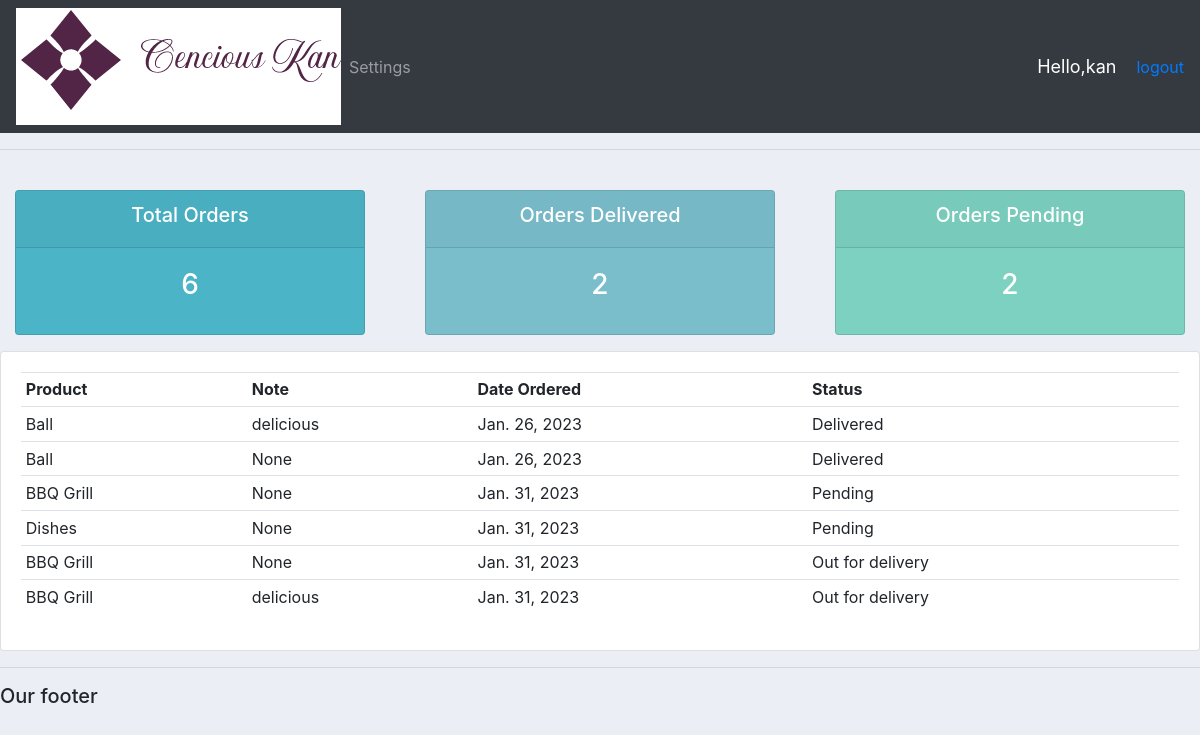
Page /user/ (signed in) on the committed database.
### accounts/models.py (models this page shows)
class Order(models.Model):
    STATUS=(
            ('Pending', 'pending'),
            ('Out for delivery', 'out for delivery'),
            ('Delivered', 'delivered'),
        )
    customer= models.ForeignKey(Customer, null=True, on_delete=models.SET_NULL)
    products= models.ForeignKey(Product, null=True, on_delete=models.SET_NULL)
    date_created=models.DateField(auto_now_add=True, null=True)
    status= models.CharField(max_length=200, null=True, choices=STATUS)
    note = models.CharField(max_length=1000,null=True)
    def __str__(self):
        return self.products.name

class Product(models.Model):
    CATEGORY=(
        ('Indoor','Indoor'),
        ('Outdoor', 'outdoor'),
    )
    name=models.CharField(max_length=200, null=True)
    price=models.FloatField(null=True)
    category=models.CharField(max_length=200, null=True, choices=CATEGORY)
    description=models.CharField(max_length=200, null=True)
    date_created= models.DateField(auto_now_add=True, null=True)
    tags=models.ManyToManyField(Tag)
    def __str__(self):
        return self.name

### accounts/decorators.py (the view)
        def wrappper_func(request, *args, **kwargs):
            group = None
            if request.user.groups.exists():
                group = request.user.groups.all()[0].name
                print('group: '+group)
            if group in allowed_roles:
                return view_func(request, *args, **kwargs)
            else:
                return HttpResponse('You are not autorised to view this page.')

### accounts/views.py (called while the page is built)
@login_required(login_url='login')
@allowed_users(allowed_roles=['customer'])
def userPage(request):
    orders = request.user.customer.order_set.all()
    total_orders = orders.count()
    delivered = orders.filter(status='Delivered').count()
    pending = orders.filter(status='Pending').count()
    print('ORDERS: ', orders)
    context={'orders': orders,
    'pending':pending,
    'delivered':delivered,'total_orders':total_orders}
    return render(request,'accounts/user.html', context)

### accounts/templates/accounts/user.html
{%extends 'accounts/main.html' %}
{%block element%}
{% include 'accounts/status.html' %}
<div class="row">
    <div class="col-md">
        <div class="card card-body">
            <table class="table table-sm" >
                <tr>
                    <th>Product</th>
                    <th>Note</th>
                    <th>Date Ordered</th>
                    <th>Status</th>
                </tr>
                {% for order in orders %}
                <tr>
                    <td>{{order.products}}</td>
                    <td>{{order.note}}</td>
                    <td>{{order.date_created}}</td>
                    <td>{{order.status}}</td>
                </tr>
                {% endfor %}
            </table>
        </div>
    </div>
</div>
{%endblock element%}

### accounts/templates/accounts/navbar.html (shortened to what this page needs)
{% load static%}
<nav class="navbar navbar-expand-lg navbar-dark bg-dark">
    <img src="{% static 'images/ce.png' %}" alt="">
    <div class="collapse navbar-collapse" id="navbarNav">
      <ul class="navbar-nav">
        {% if request.user.is_staff%}
        <li class="nav-item active">
          <a class="nav-link" href="{% url 'home' %}">Dashboard</a>
        </li>
        <li class="nav-item">
          <a class="nav-link" href="{% url 'products' %}">Products</a>
        </li>
        {% else %}
        <li class="nav-item">
          <a class="nav-link" href="{% url 'account' %}">Settings</a>
        </li>
        {% endif %}
      </ul>
    </div>
    <span class="hello-msg">Hello,{{request.user}} </span>
    <a href=" {% url 'logout' %} ">logout</a>
  </nav>

### static/css/main.css (style rules this page uses)
body { background-color: #ebeff5; }

### accounts/templates/accounts/navbar.html (style rules this page uses)
.hello-msg { font-size: 18px; color: #fff; margin-right: 20px; }

### rows in the picture
Order: products "Ball", note "delicious", date_created "Jan. 26, 2023", status "Delivered"
Order: products "Ball", note "None", date_created "Jan. 26, 2023", status "Delivered"
Order: products "BBQ Grill", note "None", date_created "Jan. 31, 2023", status "Pending"
Order: products "Dishes", note "None", date_created "Jan. 31, 2023", status "Pending"
Order: products "BBQ Grill", note "None", date_created "Jan. 31, 2023", status "Out for delivery"
Order: products "BBQ Grill", note "delicious", date_created "Jan. 31, 2023", status "Out for delivery"

### other values in the picture
{{ request.user }} "kan"
{{ total_orders }} "6"
{{ delivered }} "2"
{{ pending }} "2"
